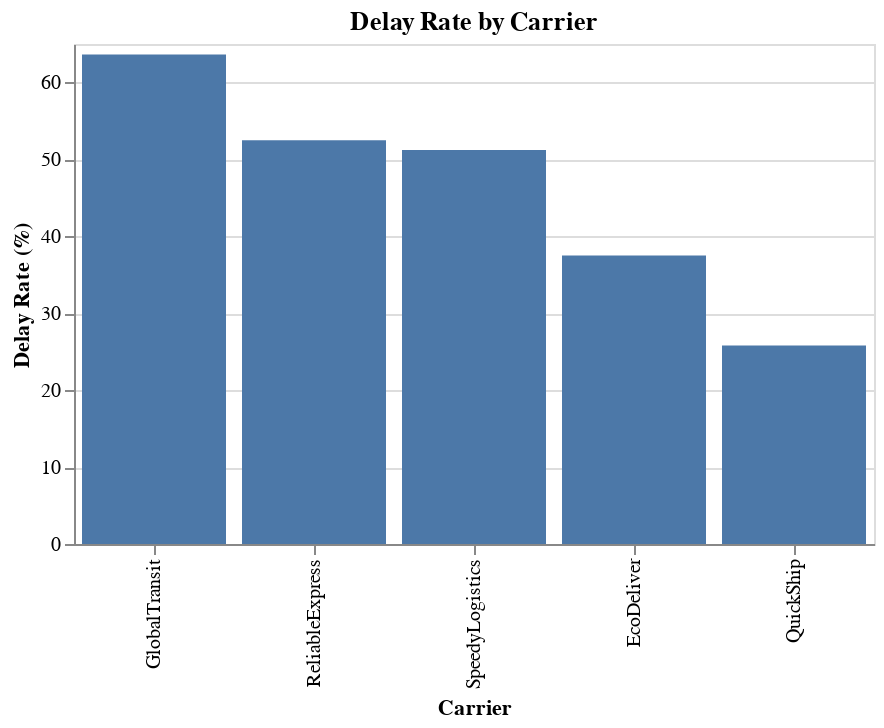

This figure's notebook cell:
### Code cell
carrier_chart

### Figure 1 — Vega-Lite specification as saved in the notebook (floating-point values rounded to 4 significant figures)
{"config": {"view": {"continuousWidth": 300, "continuousHeight": 300}}, "data": {"name": "data-5e74a60cfc52f764950483806b181efc"}, "mark": {"type": "bar"}, "encoding": {"tooltip": [{"field": "Carrier", "type": "nominal"}, {"field": "Delay_Rate_Percent", "format": ".1f", "type": "quantitative"}], "x": {"field": "Carrier", "sort": "-y", "type": "nominal"}, "y": {"field": "Delay_Rate_Percent", "title": "Delay Rate (%)", "type": "quantitative"}}, "height": 250, "params": [{"name": "param_19", "select": {"type": "interval", "encodings": ["x", "y"]}, "bind": "scales"}], "title": "Delay Rate by Carrier", "width": 400, "$schema": "https://vega.github.io/schema/vega-lite/v5.20.1.json", "datasets": {"data-5e74a60cfc52f764950483806b181efc": [{"Carrier": "EcoDeliver", "Delay_Rate": 0.375, "Delay_Rate_Percent": 37.5}, {"Carrier": "GlobalTransit", "Delay_Rate": 0.6364, "Delay_Rate_Percent": 63.64}, {"Carrier": "QuickShip", "Delay_Rate": 0.2581, "Delay_Rate_Percent": 25.81}, {"Carrier": "ReliableExpress", "Delay_Rate": 0.525, "Delay_Rate_Percent": 52.5}, {"Carrier": "SpeedyLogistics", "Delay_Rate": 0.5122, "Delay_Rate_Percent": 51.22}]}}
